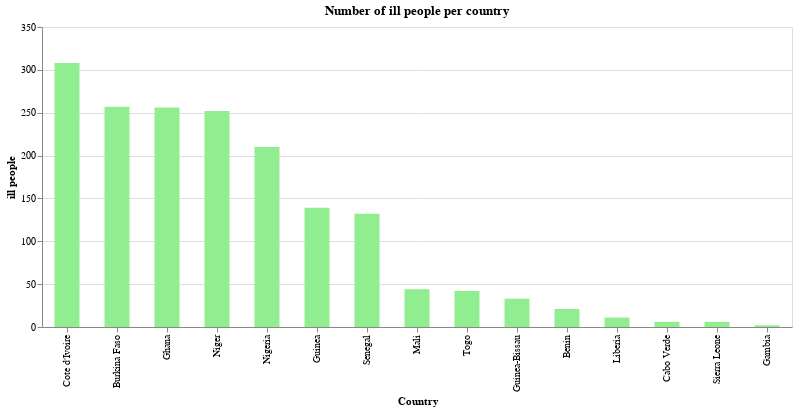

Here is the notebook cell this chart was saved with:
### Markdown cell above
### Number of ill patients

### Code cell
source = covid_ana_sort
alt.Chart(source).mark_bar(size = 25).encode(x = alt.X('Country', sort='-y'), y = 'ill people', color = alt.value('lightgreen'),).properties(width = alt.Step(50), height = 300, title = 'Number of ill people per country').interactive()

### Figure 1 — Vega-Lite specification as saved in the notebook (floating-point values rounded to 4 significant figures)
{"config": {"view": {"continuousWidth": 400, "continuousHeight": 300}}, "data": {"name": "data-4c2836bacf22d4c790a07014baaa51bb"}, "mark": {"type": "bar", "size": 25}, "encoding": {"color": {"value": "lightgreen"}, "x": {"type": "nominal", "field": "Country", "sort": "-y"}, "y": {"type": "quantitative", "field": "ill people"}}, "height": 300, "selection": {"selector002": {"type": "interval", "bind": "scales", "encodings": ["x", "y"]}}, "title": "Number of ill people per country", "width": {"step": 50}, "$schema": "https://vega.github.io/schema/vega-lite/v4.0.2.json", "datasets": {"data-4c2836bacf22d4c790a07014baaa51bb": [{"Country": "Burkina Faso", "Lat": 12.24, "Long": -1.562, "Date": "2020-04-07T00:00:00", "Confirmed_cases": 384, "Dead": 19, "Recovered": 127, "ill people": 257, "Death rate": 0.04948, "Recovered rate": 0.3307}, {"Country": "Cote d'Ivoire", "Lat": 7.54, "Long": -5.547, "Date": "2020-04-07T00:00:00", "Confirmed_cases": 349, "Dead": 3, "Recovered": 41, "ill people": 308, "Death rate": 0.008596, "Recovered rate": 0.1175}, {"Country": "Ghana", "Lat": 7.947, "Long": -1.023, "Date": "2020-04-07T00:00:00", "Confirmed_cases": 287, "Dead": 5, "Recovered": 31, "ill people": 256, "Death rate": 0.01742, "Recovered rate": 0.108}, {"Country": "Niger", "Lat": 17.61, "Long": 8.082, "Date": "2020-04-07T00:00:00", "Confirmed_cases": 278, "Dead": 11, "Recovered": 26, "ill people": 252, "Death rate": 0.03957, "Recovered rate": 0.09353}, {"Country": "Nigeria", "Lat": 9.082, "Long": 8.675, "Date": "2020-04-07T00:00:00", "Confirmed_cases": 254, "Dead": 6, "Recovered": 44, "ill people": 210, "Death rate": 0.02362, "Recovered rate": 0.1732}, {"Country": "Senegal", "Lat": 14.5, "Long": -14.45, "Date": "2020-04-07T00:00:00", "Confirmed_cases": 237, "Dead": 2, "Recovered": 105, "ill people": 132, "Death rate": 0.008439, "Recovered rate": 0.443}, {"Country": "Guinea", "Lat": 9.946, "Long": -9.697, "Date": "2020-04-07T00:00:00", "Confirmed_cases": 144, "Dead": 0, "Recovered": 5, "ill people": 139, "Death rate": 0.0, "Recovered rate": 0.03472}, {"Country": "Togo", "Lat": 8.62, "Long": 0.8248, "Date": "2020-04-07T00:00:00", "Confirmed_cases": 65, "Dead": 3, "Recovered": 23, "ill people": 42, "Death rate": 0.04615, "Recovered rate": 0.3538}, {"Country": "Mali", "Lat": 17.57, "Long": -3.996, "Date": "2020-04-07T00:00:00", "Confirmed_cases": 56, "Dead": 5, "Recovered": 12, "ill people": 44, "Death rate": 0.08929, "Recovered rate": 0.2143}, {"Country": "Guinea-Bissau", "Lat": 11.8, "Long": -15.18, "Date": "2020-04-07T00:00:00", "Confirmed_cases": 33, "Dead": 0, "Recovered": 0, "ill people": 33, "Death rate": 0.0, "Recovered rate": 0.0}, {"Country": "Benin", "Lat": 9.308, "Long": 2.316, "Date": "2020-04-07T00:00:00", "Confirmed_cases": 26, "Dead": 1, "Recovered": 5, "ill people": 21, "Death rate": 0.03846, "Recovered rate": 0.1923}, {"Country": "Liberia", "Lat": 6.428, "Long": -9.43, "Date": "2020-04-07T00:00:00", "Confirmed_cases": 14, "Dead": 3, "Recovered": 3, "ill people": 11, "Death rate": 0.2143, "Recovered rate": 0.2143}, {"Country": "Cabo Verde", "Lat": 16.54, "Long": -23.04, "Date": "2020-04-07T00:00:00", "Confirmed_cases": 7, "Dead": 1, "Recovered": 1, "ill people": 6, "Death rate": 0.1429, "Recovered rate": 0.1429}, {"Country": "Sierra Leone", "Lat": 8.461, "Long": -11.78, "Date": "2020-04-07T00:00:00", "Confirmed_cases": 6, "Dead": 0, "Recovered": 0, "ill people": 6, "Death rate": 0.0, "Recovered rate": 0.0}, {"Country": "Gambia", "Lat": 13.44, "Long": -15.31, "Date": "2020-04-07T00:00:00", "Confirmed_cases": 4, "Dead": 1, "Recovered": 2, "ill people": 2, "Death rate": 0.25, "Recovered rate": 0.5}]}}
